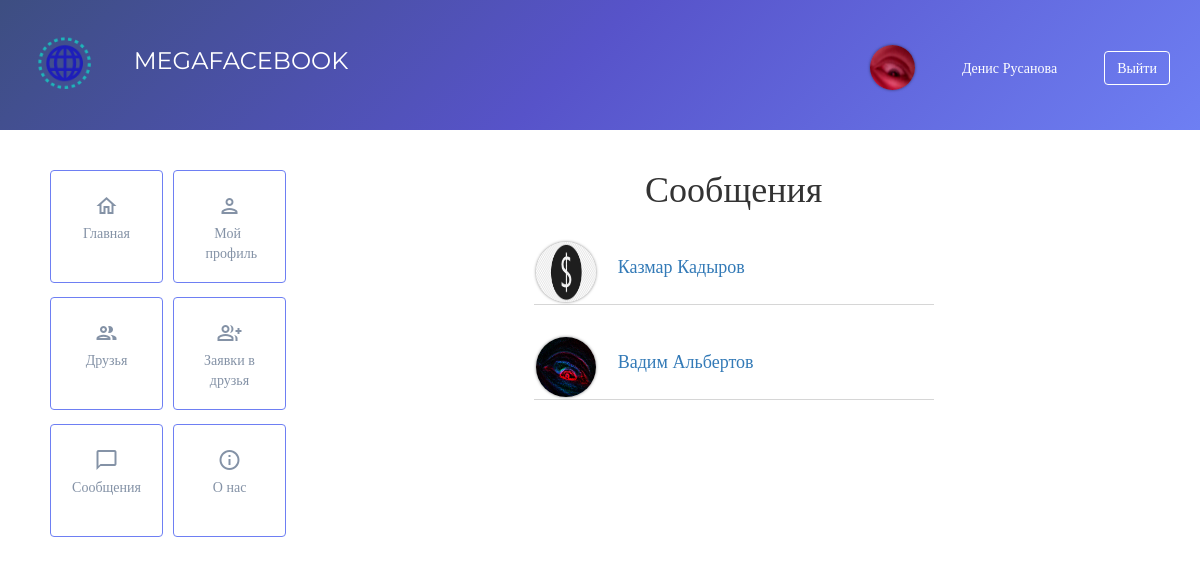
Page /messages (signed in) on the committed database.
### data/users.py (models this page shows, shortened)
class User(SqlAlchemyBase, UserMixin, SerializerMixin):
    __tablename__ = 'users'
    id = sqlalchemy.Column(sqlalchemy.Integer,
                           primary_key=True, autoincrement=True)
    name = sqlalchemy.Column(sqlalchemy.String, nullable=True)
    surname = sqlalchemy.Column(sqlalchemy.String, nullable=True)
    photo = sqlalchemy.Column(sqlalchemy.String, nullable=True)
    email = sqlalchemy.Column(sqlalchemy.String,
                              index=True, unique=True, nullable=True)
    phone = sqlalchemy.Column(sqlalchemy.String, nullable=True, unique=True)
    birthday = sqlalchemy.Column(sqlalchemy.DateTime, nullable=True)
    city = sqlalchemy.Column(sqlalchemy.String, nullable=True)
    registration_date = sqlalchemy.Column(sqlalchemy.DateTime,
                                          default=datetime.datetime.now)
    hashed_password = sqlalchemy.Column(sqlalchemy.String, nullable=True)

### main.py (the view)
@app.route('/messages')
@login_required
def messages():
    parameters['message'] = ""
    parameters['title'] = "MEGAFACEBOOK: Сообщения"
    db_sess = db_session.create_session()
    messages_list = sorted(db_sess.query(Messages).filter((Messages.from_user == current_user.id)
                                                          | (Messages.to_user == current_user.id)).all(),
                           key=lambda x: x.date, reverse=True)
    friends_list = sorted(db_sess.query(Friends).filter(((Friends.from_user == current_user.id)
                                                         | (Friends.to_user == current_user.id)),
                                                        Friends.accepted == True).all(), key=lambda x: x.date,
                          reverse=True)
    friends_from_me = sorted(db_sess.query(Friends).filter(Friends.from_user == current_user.id).all(),
                             key=lambda x: x.date, reverse=True)
    friends_to_me = sorted(db_sess.query(Friends).filter(Friends.to_user == current_user.id).all(),
                           key=lambda x: x.date, reverse=True)
    users = [return_not_me(i.from_user, i.to_user) for i in messages_list] + \
            [return_not_me(i.from_user, i.to_user) for i in friends_list] + \
            [return_not_me(i.from_user, i.to_user) for i in friends_from_me] + \
            [return_not_me(i.from_user, i.to_user) for i in friends_to_me]
    users_new = list()
    for i in users:
        if i not in users_new:
            users_new.append(i)
    users_real = list()
    for i in users_new:
        users_real.append(db_sess.query(User).filter(User.id == i).first())
    parameters['users'] = users_real
    return render_template('messages.html', **parameters)

### data/db_session.py (called while the page is built)
def create_session() -> Session:
    global __factory
    return __factory()

### main.py (called while the page is built)
@login_manager.user_loader
def load_user(user_id):
    db_sess = db_session.create_session()
    return db_sess.query(User).get(user_id)

def return_not_me(user_id, id2):
    return user_id if current_user.id != user_id else id2

### templates/messages.html
{% extends "base.html" %}
{% block content %}
<div class="all_messages">
    <h1>Сообщения</h1>
    {% for i in users %}
        <a href="messages/id{{ i.id }}" class="trans">
            <div class="message-block gray-hover trans">
                <img class="message-avatar" src="{{ url_for('static', filename='img/upload/'+ i.photo) }}">
                <p class="messages-name-surname">{{i.name}} {{i.surname}}</p>
            </div>
        </a>
    {% endfor %}
</div>
{% endblock %}

### templates/base.html (shortened to what this page needs)
<!DOCTYPE html>
<html lang="en">
    <head>
        <link rel="stylesheet" type="text/css" href="{{ url_for('static', filename='css/bootstrap.css') }}" />
        <link rel="stylesheet" type="text/css" href="{{ url_for('static', filename='css/style.css') }}" />
    </head>
    <header>
        <div class="header">
            <a href="/">
                <img src="{{ url_for('static', filename='img/logo-min.png') }}" class="text-start wh-130 inl-block">
                <span class="md-24 inl-block">MEGAFACEBOOK</span>
            </a>
            <div class="header-end">
                {% if current_user.is_authenticated %}
                <a href="/profiles/id{{ current_user.id }}"><img alt="avatar" class="header-avatar" src="{{ url_for('static', filename='img/upload/'+ current_user.photo) }}"></a>
                    <a href="/profiles/id{{ current_user.id }}">{{ current_user.name }} {{ current_user.surname }}</a>
                    <a class="btn transparently trans" href="/logout">
                        Выйти
                    </a>
                {% endif %}
            </div>
        </div>
    </header>
    <body>
        <div class="sidebar">
            <div class="main-buttons">
                {% for button in sidebar['sidebar'] %}
                    <a class="btn btn-sq-lg btn-primary-g trans" href="{{ button['url'] }}">
                        <div class="elements">
                            <span class="material-icons-outlined">{{ button['icon'] }}</span><br>
                            <span class="main-menu-text">{{ button['title'] }}</span>
                        </div>
                    </a>
                {% endfor %}
            </div>
        </div>
        <div class="main-wrap">
            {% block content %}
            {% endblock %}
        </div>
    </body>
</html>

### static/css/style.css (style rules this page uses)
body { font-family: 'Montserrat'; }
.header { display: block; width: 100%; color: #fff; background-image: linear-gradient(-225deg, #3D4E81 0%, #5753C9 48%, #6E7FF3 100%); border-color: #6E7FF3; }
.header a { text-decoration: none; color: #fff; }
.btn-primary-g { color: #fff; background-image: linear-gradient(-225deg, #3D4E81 0%, #5753C9 48%, #6E7FF3 100%); border-color: #6E7FF3; }
.md-24 { font-size: 24px; }
.wh-130 { width: 130px; height: 130px; }
.inl-block { display: inline-block; }
.sidebar { display: inline-block; margin-left: 40px; vertical-align: top; width: 250px; height: 150%; min-width: 250px; margin-right: 40px; margin-top: 40px; }
.sidebar a { text-align: center; width: 113px!important; height: 113px!important; float: left; background: transparent; color: #8492a6; margin: 0 0 14px 10px; }
.sidebar .elements { margin-top: 20%; }
.trans { transition: .3s; }
.main-wrap { margin-top: 20px; display: inline-block; text-align: center; text-decoration: none; width: calc(100% - 400px); }
.main-menu-text { white-space: pre-wrap; }
.header-end { display: flex; justify-content: space-between; align-items: center; flex-wrap: wrap; align-content: space-between; float: right; margin-top: 45px; margin-right: 30px; width: 300px; }
.transparently { background-color: #ffffff00; border-color: #ffffff; }
.header-avatar { max-width: 45px; max-height: 45px; min-width: 45px; overflow: hidden; height: 45px; width: auto; border-radius: 50px; box-shadow: 0 0 3px rgb(0 0 0 / 50%); }
.message-block { height: 65px; width: 50%; margin-left: auto; margin-right: auto; border-bottom: 1px solid #d6d6d6; margin-top: 30px; }
.message-avatar { float: left; max-width: 60px; max-height: 60px; min-width: 60px; min-height: 60px; overflow: hidden; height: 60px; width: auto; border-radius: 50px; margin: 2px; box-shadow: 0 0 3px rgb(0 0 0 / 50%); }
.message-block p { float: left; margin-left: 20px; font-size: 18px; }
.messages-name-surname { margin-top: 15px; }

### rows in the picture
User: photo (picture), name "Денис", surname "Русанова"
User: photo (picture), name "Казмар", surname "Кадыров"
User: photo (picture), name "Вадим", surname "Альбертов"

### other values in the picture
{{ button['title'] }} "Главная" "Мой профиль" "Друзья" "Заявки в друзья" "Сообщения" "О нас"
